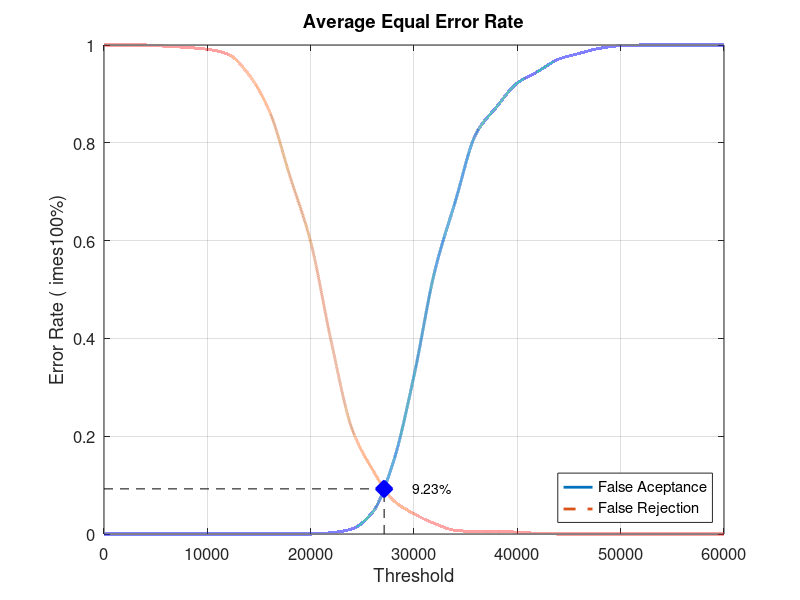
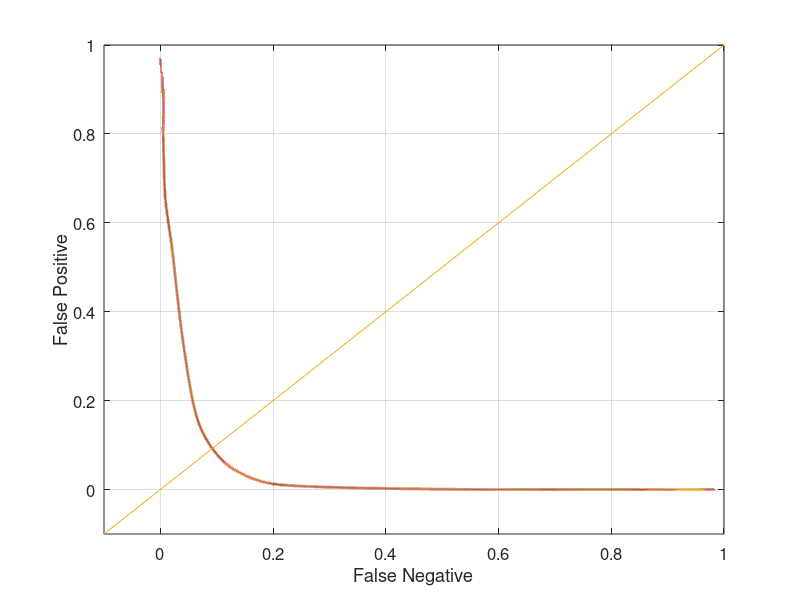

These figures' MATLAB source, in order:
close all;
clear;
clc;
x = 0:2000:60000;
xq = 0:0.5:60000;

y0 = [0 0 0 0 0 0 0 0 0 0 0 0.00263158 0.0105263 0.0447368 0.147368 0.323684 0.536842 0.680263 0.818421 0.873684 0.922368 0.946053 0.971053 0.982895 0.993421 0.998684 1 1 1 1 1]
yy0 = interp1(x, y0, xq, 'pchip');
y1 = [1 1 1 0.9975 0.995 0.99125 0.98125 0.94 0.865 0.73125 0.5975 0.3925 0.215 0.13125 0.06875 0.04125 0.02125 0.0075 0.005 0.005 0.00375 0.00125 0 0 0 0 0 0 0 0 0]
yy1 = interp1(x, y1, xq, 'pchip');

% Calculating EER: 
y2 = abs(y0 - y1);
find(y2 == min(y2))
yy2 = abs(yy0 - yy1);
xEER = find(yy2 == min(yy2));
xEERIndex = xq(xEER) % X-axis EER
yEER = yy0(xEER) % Y-axis EER

main = figure
plot(xq, yy0,'-','LineWidth', 2);	hold on
plot(xq, yy1,'--','LineWidth', 2);	hold on
plot([xEERIndex xEERIndex], [0 yEER], 'k--');	hold on
plot([0 xEERIndex], [yEER yEER], 'k--');	hold on
plot(xEERIndex, yEER, 'bx', 'LineWidth', 10);	hold on
text(xEERIndex + 10 * xEERIndex / 100, yEER, [num2str(round((10000 * yEER)) / 100) '%'])
legend('False Aceptance', 'False Rejection', 'Location', 'SouthEast')
xlabel('Threshold')
ylabel('Error Rate (	imes100%)')
title('Average Equal Error Rate')
set(gca, 'FontSize', 12)
axis([0 60000 0 1])
grid on

print(main, 'Experiment2AverageMain', '-dpng');
FNRxFPR = figure('Color', [1 1 1]);
plot(yy1, yy0, '-', yy1, yy0, 'LineWidth', 2);
hold on
y = -0.1:0.1:1
plot(y, y); 
set(gca, 'FontSize', 12)
xlabel('False Negative')
ylabel('False Positive')
axis([-0.1 1 -0.1 1])
set(gca, 'FontSize', 12)
grid on

print(FNRxFPR, 'Experiment2AverageFNRxFPR','-dpng');
